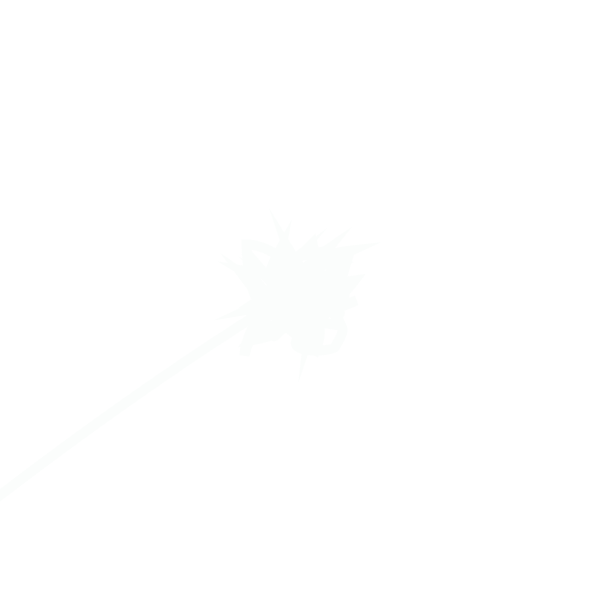
Frame 1 (no input)
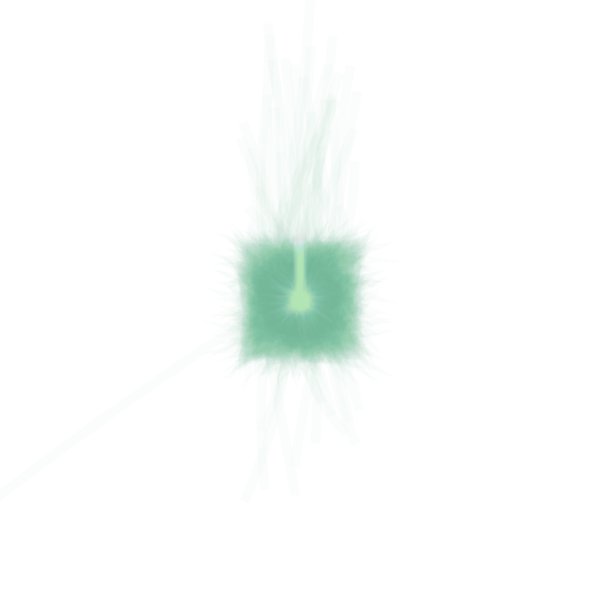
Frame 60 (the mouse pressed at the canvas centre just before this capture)
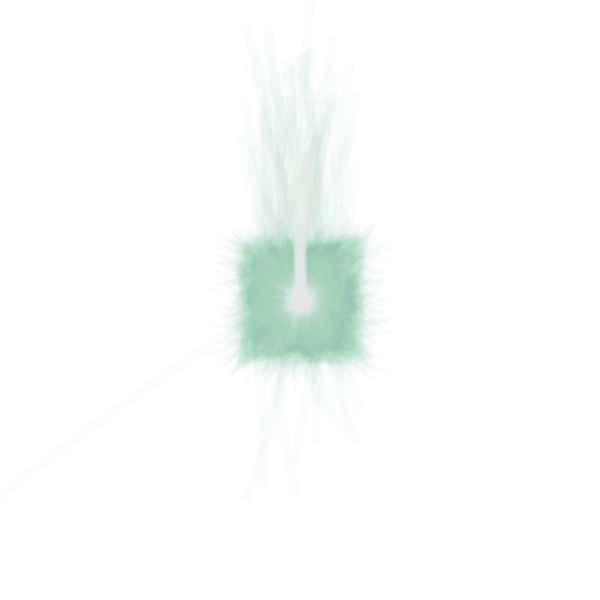
Frame 120 (the mouse held since frame 60 and released just before this capture)

The Processing sketch that drew these frames (run headless with seeded random() and noise(); from frame 60 on, the mouse is pressed at the canvas centre):

// Processing sketch: evilplant
// ── evilplant.pde
int SIZE;
Scribbler s1, s2,s3;
int baset, tvar;
int SW;

void mousePressed(){
  //background(color(0,100,100, 1));
  s2.white();
}

class Scribbler {
  float x1, y1, x2,y2;
  int slope;
  int r;
  color c;
  int tr;
  color[] colours;
  int cindex;

  Scribbler(float x1, float y1, int r, int s) {
    this.x1 = 0;
    this.y1 = y1;
    this.slope = s;
    this.r = r;
    this.tr = baset + int(random(-tvar, tvar));
    this.colours = new color[] {color(0,100,75),color(0,75,100)};
    this.cindex = 0;
    getNextColour();
  }
  
  void white(){
    c = color(255);
  }
  
  void getNextColour(){
    if(random(5)>2){
      c = color(255);
    } else {
      c = color(random(75), random(75,175), random(75,225)); 
    }
  }
  void move(){
    x2 = random(0, SIZE);

    y2 = y1 + random(-r,r);
    
    if(random(50)>49){
      x1 = SIZE - x1;
      if(random(5)>3){
            getNextColour();
      }
      
    }

    if(y2 >= SIZE || y2 <= 0){
      y2 = random(0, SIZE);
    }
  }
  
  void scribble() {
    
    tr = baset + int(random(-tvar, tvar));
      
    stroke(c, tr);
    move();
    drawSwoosh();
  }
  void drawMark(float x, float y){
    int s = 5;
    ellipse(x, y, s, s);
  }
  
  void drawSwoosh(){
    noFill();
    float n = 10.0;    
    float x= x1+random(-r,r);
    float y=y1+random(-r,r);

//    beginShape();
//    vertex(x,y);
//
//    for(int i = 0; i < n; i++){
//      bezierVertex(x, y, x1+ ((1+i)*(x2-x1)/(n*2)), y1 + ((1+i)*(y2-y1)/(2*n)), x1 + ((1+i)*(x2-x1)/n), y1 + ((1+i)*(y2-y1)/n));
//    }
//    endShape();
//    
      //int r = 100;
   x1 = y1 = SIZE*0.5;
   beginShape();
 
  vertex(x, y);
  
  for(int i = 0; i < n; i++){
    bezierVertex(getPoint(x1,r), getPoint(y1,r),getPoint(x1,r), getPoint(y1,r),getPoint(x1,r),getPoint(y1,r));
  }     for(int i = 0; i < n; i++){

      bezierVertex(getPoint(x1,r), getPoint(y1,r),getPoint(x1,r), getPoint(y1,r),getPoint(x1,r), getPoint(y1,r));
  }    for(int i = 0; i < n; i++){

      bezierVertex(getPoint(x1,r), getPoint(y1,r),getPoint(x1,r), getPoint(y1,r),getPoint(x1,r), getPoint(y1,r));
  }for(int i = 0; i < n; i++){

  
    bezierVertex(getPoint(x1,r), getPoint(y1,r),getPoint(x1,r), getPoint(y1,r),getPoint(x1,r), getPoint(y1,r));
    }
    
  
    endShape();


    y1 = y2;
  }
  
  int getPoint(float c, int r){
  return int(c) + int(random(0-r,r));
}
   void drawLine(){

    float n = 10.0;    
    for(int i = 0; i < n; i++){
      line(x1, y1, x1 + ((1+i)*(x2-x1)/n), y1);
    }
    y1 = y2;
  }
  
  void drawX(float x, float y){
    line(x-slope,y+slope,x+slope,y-slope);
    line(x-slope, y-slope, x+slope, y+slope);
  }
}


void setup() {
  SW = 10;
  SIZE = 600;
  strokeCap(SQUARE);
  surface.setSize(SIZE, SIZE);
  background(255);

  //background(color(0,100,100, 1));
  strokeWeight(SW);
  baset = 5;
  tvar = 0;
  s2 = new Scribbler(random(SIZE), random(SIZE), 5, 5);
  s1 = new Scribbler(random(SIZE), random(SIZE), 60, 5);

}

void draw() {
    s1.scribble();
    s2.scribble();
    //s3.scribble();

}
